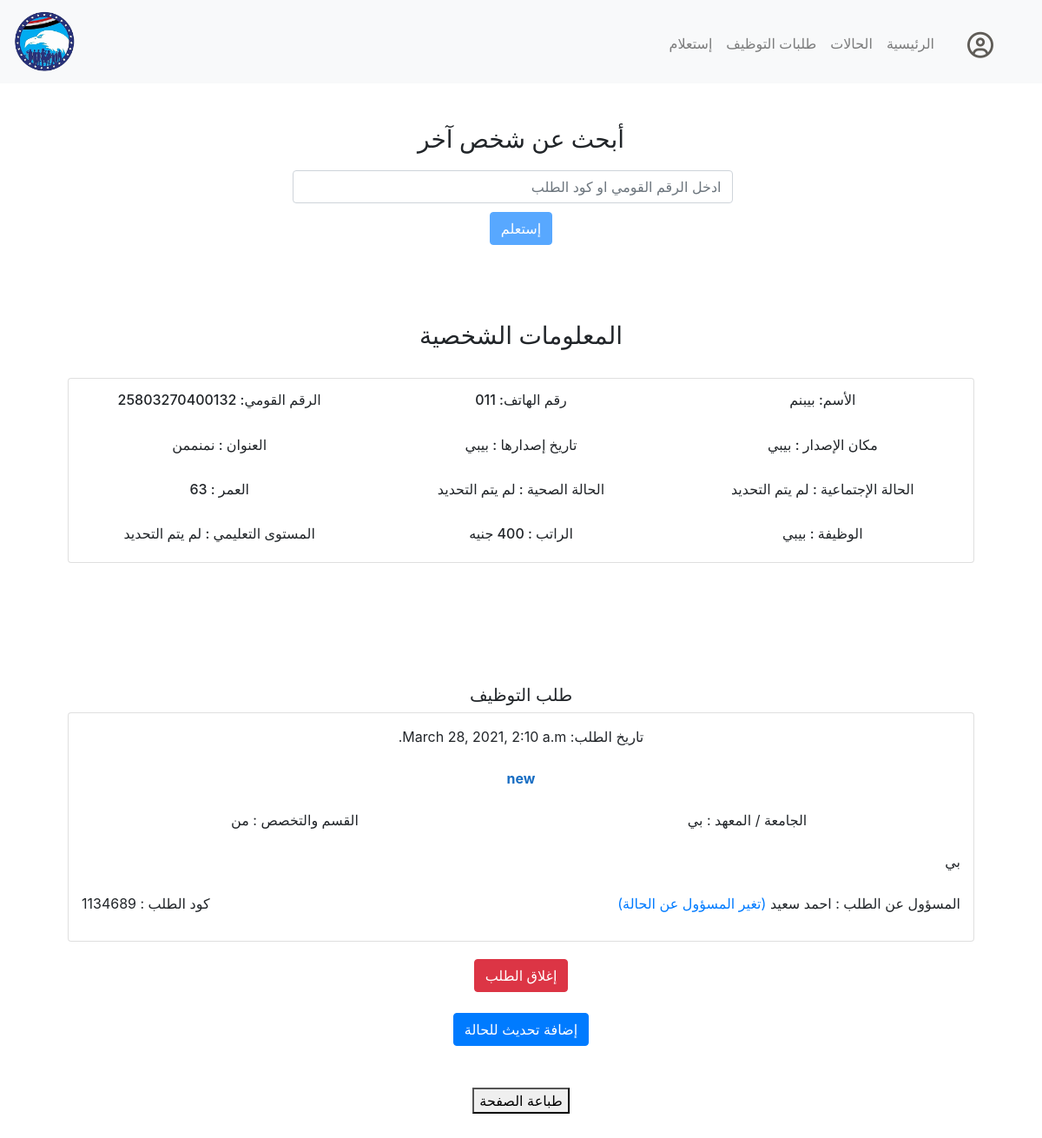
The page /q/1134689 (signed in) on the database as committed earlier.
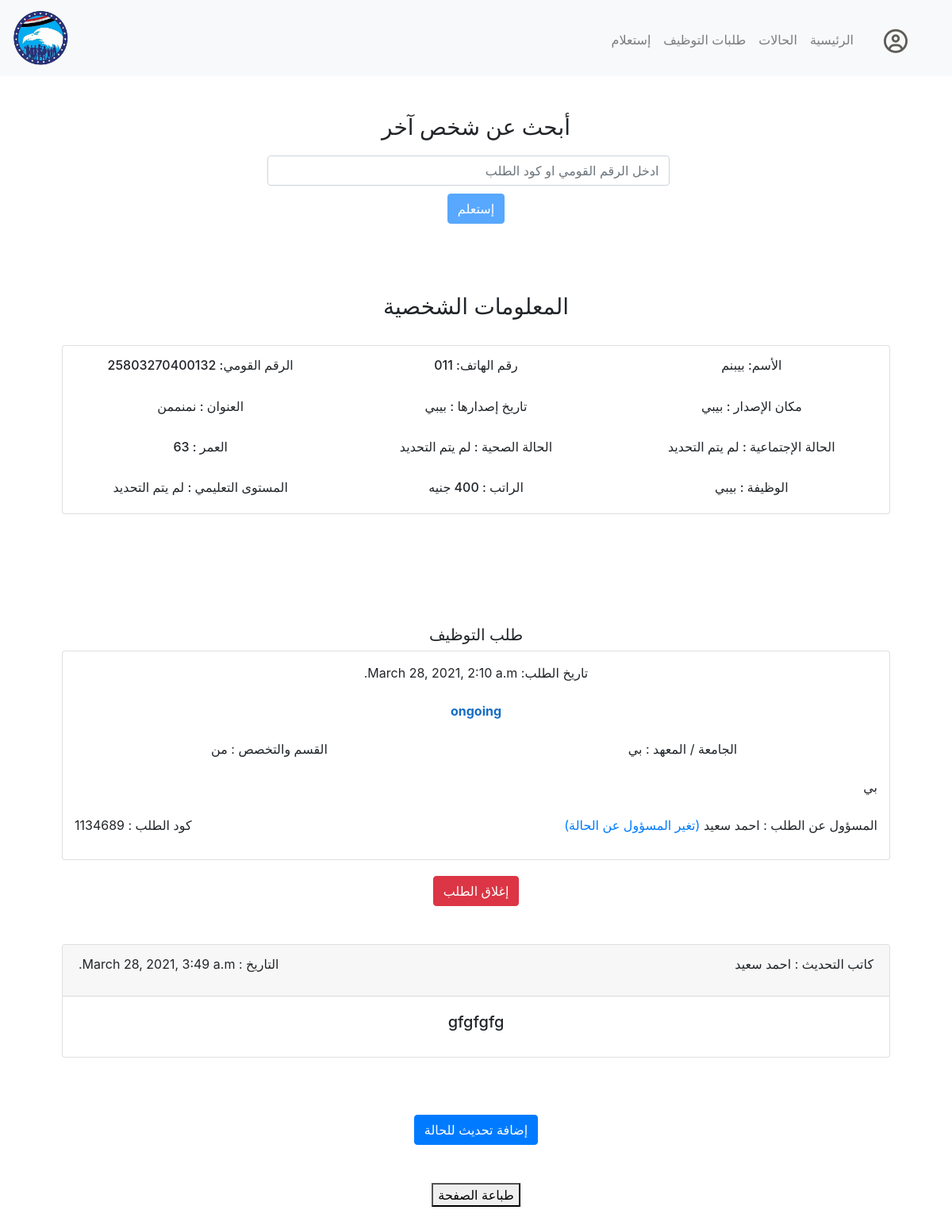
The same page on the database as committed later.
### inhouse/models.py (models this page shows)
class Jobs(models.Model):
    jobCode = models.CharField(max_length=12)
    jobPersonaId = models.ForeignKey(Person, on_delete=models.CASCADE, related_name="applicants")
    jobDate = models.DateTimeField()
    jobStatus = models.CharField(max_length=20)
    jobUniversity = models.CharField(max_length=64)
    jobEduMajor = models.CharField(max_length=64)
    jobExtraDetails = models.TextField(blank=True)
    JobResponsible = models.ForeignKey(settings.AUTH_USER_MODEL, on_delete=models.CASCADE, related_name="hr")
    jobCV = models.FileField()

class jobComments(models.Model):
    CommentCode = models.ForeignKey(Jobs, on_delete=models.CASCADE, related_name="jobUpdates")
    CommentText = models.TextField()
    CommentDate = models.DateTimeField(auto_now_add=True, blank=True)
    CommentWriter = models.ForeignKey(settings.AUTH_USER_MODEL, on_delete=models.CASCADE, related_name="jobCommentOwner")

### inhouse/views.py (the view)
# urls.py: path("q/<int:casecode>", views.getCase, name="case"),
def getCase(request,casecode):
    if not request.user.is_authenticated:
        return HttpResponseRedirect(reverse("login"))
    case = Cases.objects.filter(caseCode=casecode)
    if case:
        case = Cases.objects.get(caseCode=casecode)
        person = case.casePersonaId
        updates = case.caseUpdates.all()
        return render(request, "inhouse/thecase.html",
        {
            "case" : case,
            "person" : person,
            "family" : person.relatives.all(),
            "type" : "case",
            "file" : case.caseScannedDocs,
            "users" : User.objects.all(),
            "updates" : updates
        })
    else:
        case = Jobs.objects.filter(jobCode=casecode)
        if case:
            case = Jobs.objects.get(jobCode=casecode)
            person = case.jobPersonaId
            updates = case.jobUpdates.all()
            return render(request, "inhouse/thecase.html",
            {
                "case" : case,
                "person" : person,
                "family" : person.relatives.all(),
                "type" : "job",
                "file" : case.jobCV,
                "users" : User.objects.all(),
                "updates" : updates
            })
        else:
            return render(request, "inhouse/index.html")

### inhouse/templates/inhouse/thecase.html (shortened to what the changed rows need)
{% extends "inhouse/layout.html" %}
{% block main %}
  <br><br><br>
<h3 class="text-center">المعلومات الشخصية</h3> <br>
<br><br><br>
{% if type == "case" %}
<br><br>
<h5>{{case.caseTitle}}</h5>
<div dir="rtl" class="contanier">
    <div class="row justify-content-center">
        <div class="col-12 col">
            <div class="newcaseform card familyinfocard">
            <div class="d-inline">تاريخ المشكلة: {{case.caseDate}}</div>
            <br>
            <span class="casestatus font-weight-bold">{{case.caseStatus}}</span>
            <p class="newcaseSize text-right">
              {{ case.caseDetails|linebreaksbr }}
            </p>
            <div class="row">
              <div class="col-6 col text-right">
                <p > المسؤول عن الطلب : {{case.caseResponsible.first_name}} {{case.caseResponsible.last_name}} (<a data-toggle="modal" data-target="#exampleModal" href="#">تغير المسؤول عن الحالة</a>)</p>
              </div>
              <div class="col-6 col text-left">
                <p> كود الطلب : {{case.caseCode}}</p>
              </div>
            </div>
            {% if file %}
            <a  target="_blank" class="removewhenprint" href="../media/{{file.name}}">الإطلاع على الملفات المرفقة </a>
            {% endif %}
        </div>
        </div>
    </div>
</div>
{% if case.caseStatus == 'ongoing' or case.caseStatus == 'new' %}
<form  action="{% url 'close' %}" method="post">
  {% csrf_token %}
<button type="submit" class="removewhenprint btn btn-danger"> إغلاق الطلب</button>
{% if type == "case" %}
<input class="d-none" name="caseCodeforchange" value="{{case.caseCode}}"></input>
{% elif type == "job" %}
<input class="d-none" name="caseCodeforchange" value="{{case.jobCode}}"></input>
{% endif %}
</form>
{% endif %}
{% elif type == "job" %}
<br><br>
<h5>طلب التوظيف</h5>
<div dir="rtl" class="contanier">
    <div class="row justify-content-center">
        <div class="col-12 col">
            <div class="newcaseform card familyinfocard">
              <div class="d-inline">تاريخ الطلب: {{case.jobDate}}</div>
              <br>
              <span class="casestatus font-weight-bold">{{case.jobStatus}}</span>
              <br>
              <div class="row">
              <div class="col-6 col">
                <p >الجامعة / المعهد : {{case.jobUniversity}}</p>
              </div>
              <div class="col-6 col">
                <p>القسم والتخصص : {{case.jobEduMajor}}</p>
              </div>
            </div>
            <p class="newcaseSize text-right">
              {{ case.jobExtraDetails|linebreaksbr }}
              </p>
              <div class="row">
                <div class="col-6 col text-right">
                  <p > المسؤول عن الطلب : {{case.JobResponsible.first_name}} {{case.JobResponsible.last_name}} <a  class="removewhenprint" data-toggle="modal" data-target="#exampleModal" href="#">(تغير المسؤول عن الحالة)</a></p>
                </div>
                <div class="col-6 col text-left">
                  <p> كود الطلب : {{case.jobCode}}</p>
                </div>
              </div>
        </div>
        </div>
    </div>
</div>
{% if case.jobStatus == 'ongoing' or case.jobStatus == 'new' %}
<form  action="{% url 'close' %}" method="post">
<button type="submit" class="removewhenprint btn btn-danger"> إغلاق الطلب</button>
</form>
{% endif %}
{% endif %}
{% if updates %}
<br><br>
{% for update in updates %}
<div dir="rtl" class="card">
  <div class="card-header">
    <div class="row">
      <div class="col-6 col text-right">
        <p >كاتب التحديث : {{update.CommentWriter.first_name}} {{update.CommentWriter.last_name}} </p>
      </div>
      <div class="col-6 col text-left">
        <p> التاريخ : {{update.CommentDate}}</p>
      </div>
    </div>
  </div>
  <div class="card-body">
    <h5 class="card-title">
      {{ update.CommentText|linebreaksbr }}
    </h5>
  </div>
</div>
<br><br>
{% endfor %}
{% endif %}
<br>
<br><br><br>
{% endblock %}

Rows that differ between the two databases and show on the page:
changed Jobs "بي": jobStatus "new" → "ongoing"
added jobComments: CommentWriter.first_name "احمد", CommentWriter.last_name "سعيد", CommentDate "March 28, 2021, 3:49 a.m.", CommentText "gfgfgfg"
